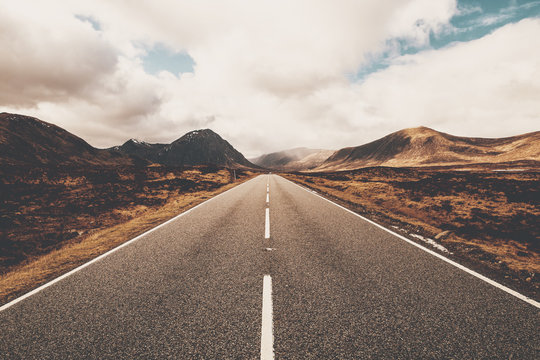
#> input picture road1.jpg, 540 x 360 px
$ python app.py
#> lines starting #> are read from the running program, lines starting #| are printed output that depends on the picture; after the words box and inside, x2 and y2 are one past the last pixel; in counts of white or black regions, pixels touching at a corner belong together
import cv2
import numpy as np

#works only for images because this was a test


def make_line_points(y1,y2,line):
    slope,intercept=line
    x1=int((y1-intercept)/slope)
    x2=int((y2-intercept)/slope)
    return np.array([x1,y1,x2,y2])


def average_slope_intercept(lines):
    left_lines=[]
    right_lines=[]

    for line in lines:
        for x1,y1,x2,y2 in line:
            if x2-x1==0:
                continue
            slope=(y2-y1)/(x2-x1)
            intercept=y1-slope*x1
            if slope<-0.5:
                left_lines.append((slope,intercept))
            elif slope>0.5:
                right_lines.append((slope,intercept))
    left_avg=np.mean(left_lines,axis=0) if left_lines else None
    right_avg=np.mean(right_lines,axis=0) if right_lines else None

    y1=height
    y2=int(height*0.6)

    left_line=make_line_points(y1,y2,left_avg) if left_avg is not None else None
    right_line=make_line_points(y1,y2,right_avg) if right_avg is not None else None

    return left_line, right_line


#change image here:
image=cv2.imread("road1.jpg")
#> image is the input picture: shape (360, 540, 3); mean B, G, R 131.4, 140.9, 155.1

if image is None:
    print("image not loaded")
    exit()

else:
    print("image is loaded")
    print(image.shape)
#| (360, 540, 3)
    '''cv2.imshow("road image", image)'''

    gray=cv2.cvtColor(image,cv2.COLOR_BGR2GRAY)
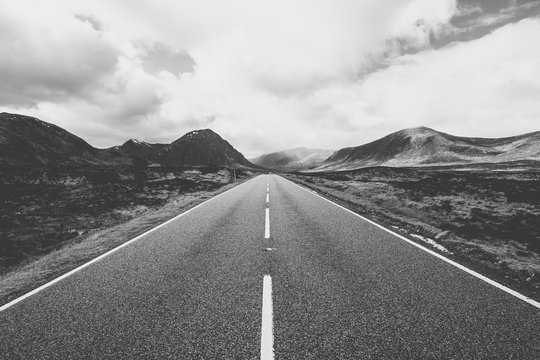
#> gray: shape (360, 540); min 31, max 252, mean 144.1
    print(gray.shape)
#| (360, 540)

    blur=cv2.GaussianBlur(gray,(5,5),0)

    edges=cv2.Canny(blur,50,150)
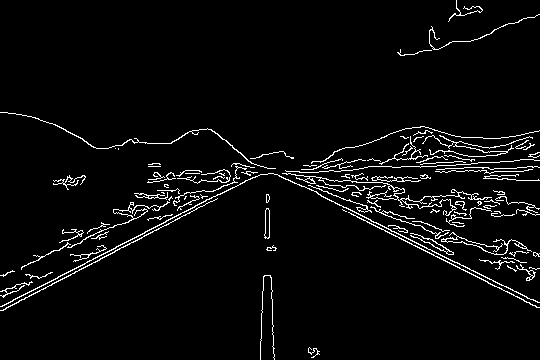
#> edges: shape (360, 540); 4.1% white in thin lines or dots


    mask=np.zeros_like(edges)
    height,width=edges.shape
#> height = 360; width = 540

    polygon=np.array([[
        (int(width*0.05),height),
        (int(width*0.95),height),
        (int(width*0.6), int(height*0.6)),
        (int(width*0.4),int(height*0.6))
    ]],np.int32)

    cv2.fillPoly(mask,polygon,255)
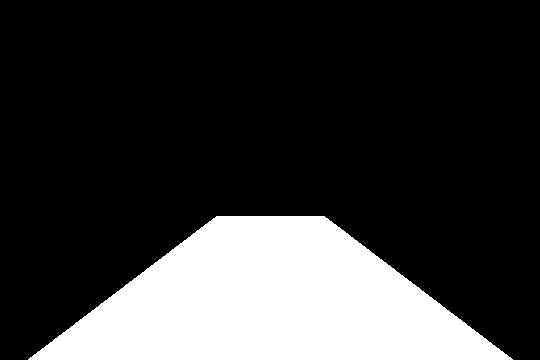
#> mask: shape (360, 540); 22% white; 1 white region, box (x1, y1, x2, y2) and area: (28, 216, 513, 360) 42813

    masked_edges=cv2.bitwise_and(edges,mask)
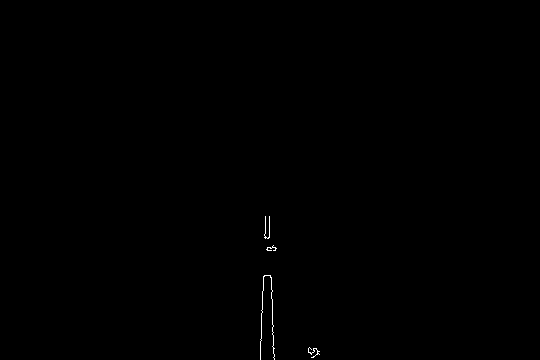
#> masked_edges: shape (360, 540); 0.15% white in thin lines or dots, all inside (x1, y1, x2, y2) = (260, 216, 320, 360)


    lines=cv2.HoughLinesP(masked_edges,1,np.pi/180,threshold=50,minLineLength=40,maxLineGap=100)
#> lines = [[269, 216, 274, 359], [260, 359, 265, 216]]

    if lines is not None:
        for line in lines:
            x1,y1,x2,y2=line[0]
            cv2.line(image,(x1,y1),(x2,y2),(0,255,0),3)
#> this loop made 2 passes
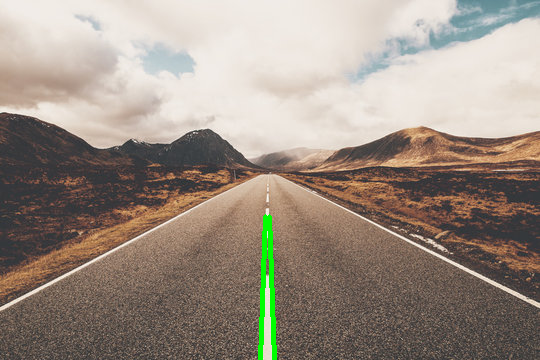
#> image: shape (360, 540, 3); 0.74% of pixels changed, all inside (x1, y1, x2, y2) = (258, 214, 277, 360)

    cv2.imshow("road image", image)


    line_image=np.zeros_like(image)

    left_line,right_line=average_slope_intercept(lines)
#> the loop in average_slope_intercept, `for line in lines:` made 2 passes
#> after the loop in average_slope_intercept, `for line in lines:`: left_lines = [(-28.6, 7795)]; right_lines = [(28.6, -7477.4)]
#> in average_slope_intercept, `left_avg=np.mean(left_lines,axis=0) if left_lines else None`: left_avg = [-28.6, 7795]
#> in average_slope_intercept, `right_avg=np.mean(right_lines,axis=0) if right_lines else None`: right_avg = [28.6, -7477.4]
#> in make_line_points, `slope,intercept=line`: slope = -28.6; intercept = 7795
#> in make_line_points, `x1=int((y1-intercept)/slope)`: x1 = 259
#> in make_line_points, `x2=int((y2-intercept)/slope)`: x2 = 265
#> in average_slope_intercept, `left_line=make_line_points(y1,y2,left_avg) if left_avg is not None els..`: left_line = [259, 360, 265, 216]
#> in average_slope_intercept, `right_line=make_line_points(y1,y2,right_avg) if right_avg is not None ..`: right_line = [274, 360, 269, 216]
#> left_line = [259, 360, 265, 216]; right_line = [274, 360, 269, 216]

    if left_line is not None:
        cv2.line(line_image,(left_line[0],left_line[1]),(left_line[2],left_line[3]),(0,0,255),10)
    if right_line is not None:
        cv2.line(line_image, (right_line[0],right_line[1]),(right_line[2],right_line[3]),(255,0,0),10)
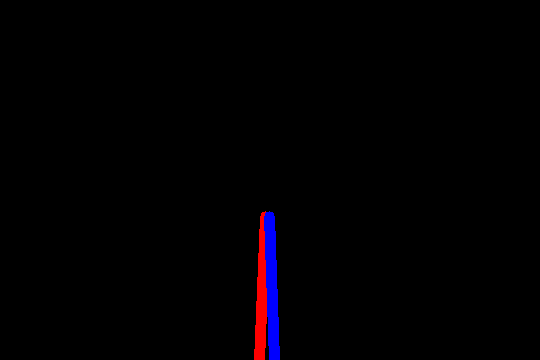
#> line_image: shape (360, 540, 3); mean of channels 0, 1, 2 2.1, 0, 1.7; drawn as B, G, R

    combo=cv2.addWeighted(image,0.8,line_image,1,1)
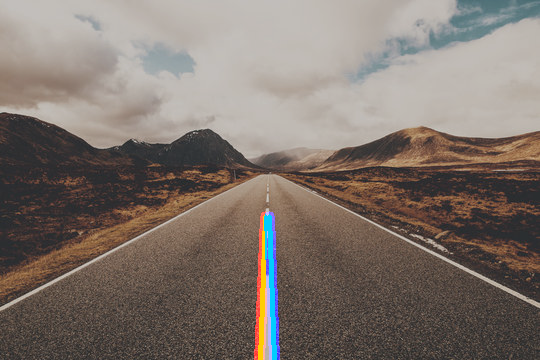
#> combo: shape (360, 540, 3); mean B, G, R 107, 114.4, 125.4

    cv2.imshow("lane detection", combo)


    cv2.waitKey(0)
    cv2.destroyAllWindows()
